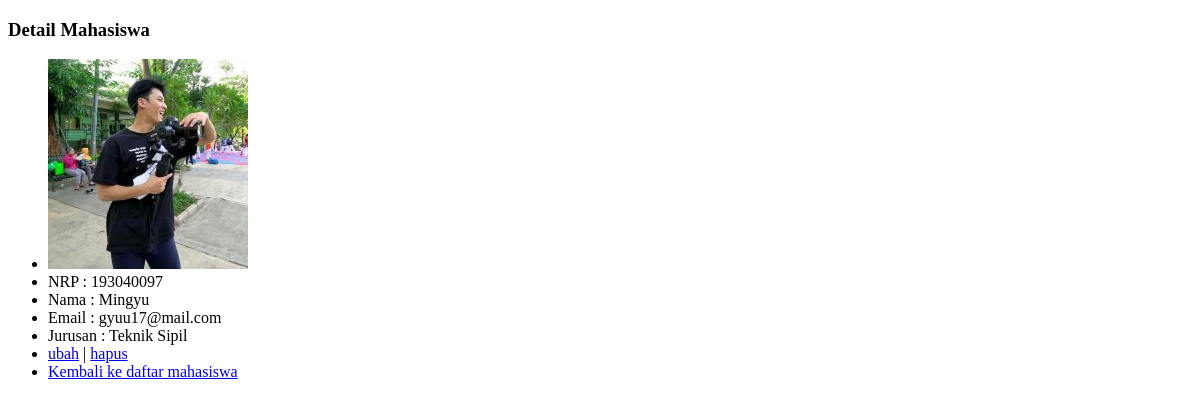
Page /detail.php?id=2 on the earlier database version.
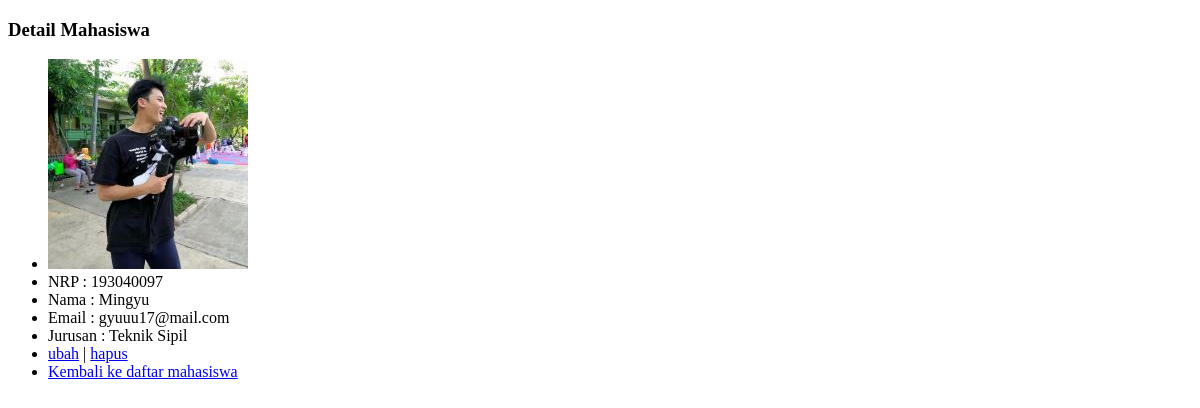
Same page on the later database version.
### tables this page shows
CREATE TABLE `mahasiswa` (
  `id` int(11) NOT NULL,
  `nama` varchar(100) NOT NULL,
  `nrp` char(15) NOT NULL,
  `email` varchar(100) NOT NULL,
  `jurusan` varchar(100) NOT NULL,
  `gambar` varchar(100) NOT NULL
);

### functions.php (called while the page is built, shortened)
<?php
function koneksi()
{
  return  mysqli_connect('localhost', 'root', '', 'pw_203040078');
}
function query($query)
{
  $conn = koneksi();
  $result = mysqli_query($conn, $query);
  if (mysqli_num_rows($result) == 1) {
    return mysqli_fetch_assoc($result);
  }
  $rows = [];
  return $rows;
}

### detail.php (the view, shortened to what this page needs)
<?php
require 'functions.php';
$id = $_GET['id'];
$m = query("SELECT * FROM mahasiswa WHERE id = $id");
?>
<!DOCTYPE html>
<html lang="en">
<head>
</head>
<body>
  <h3>Detail Mahasiswa</h3>
  <ul>
    <li><img src="img/<?= $m['gambar']; ?>"></li>
    <li>NRP : <?= $m['nrp']; ?></li>
    <li>Nama : <?= $m['nama']; ?></li>
    <li>Email : <?= $m['email']; ?></li>
    <li>Jurusan : <?= $m['jurusan']; ?></li>
    <li><a href="ubah.php?id=<?= $m['id']; ?>">ubah</a> | <a href="hapus.php?id=<?= $m['id']; ?>" onclick="return confirm('Apakah anada yakin akan menghapus data??');">hapus</a></li>
    <li><a href="index.php">Kembali ke daftar mahasiswa</a></li>
  </ul>
</body>
</html>

Differences in the rows shown:
changed mahasiswa "Mingyu": email "gyuu17@mail.com" → "gyuuu17@mail.com"
